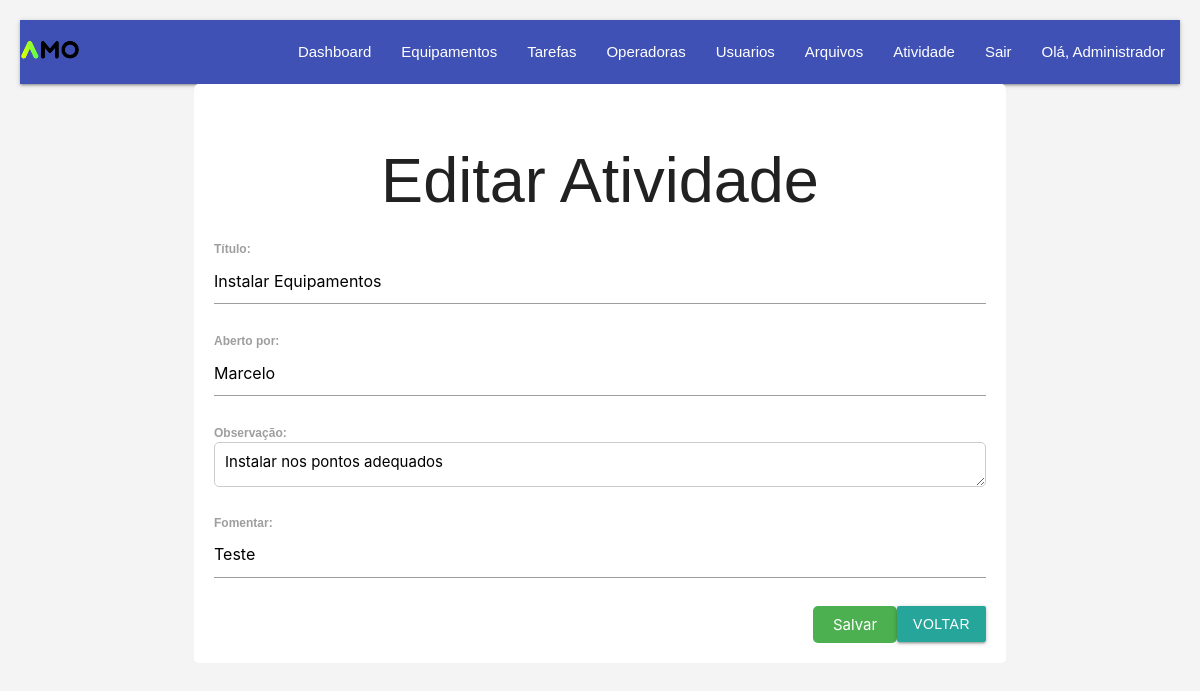
Screenshot of /editar_atividade.php?id=10 (signed in) with the database file from the repository.
### tables this page shows
CREATE TABLE `atividades_arquivadas` (
  `id` int(11) NOT NULL,
  `titulo` varchar(100) NOT NULL,
  `aberto_por` varchar(50) NOT NULL,
  `observacao` text DEFAULT NULL,
  `fomentar` varchar(50) DEFAULT NULL,
  `documentos` text DEFAULT NULL,
  `data_criacao` date NOT NULL,
  `data_encerramento` date DEFAULT NULL,
  `arquivada` tinyint(1) DEFAULT 0
);

### editar_atividade.php (the view, shortened to what this page needs)
<?php
    require_once("db/conexao.php");
    if (isset($_GET['id'])) {
        $id = $_GET['id'];
        $sql = "SELECT * FROM atividades_arquivadas WHERE id = $id";
        $result = mysqli_query($con, $sql);
        $atividade = mysqli_fetch_assoc($result);
    } else {
        echo "ID da atividade não fornecido.";
        exit;
    }
?>
<!DOCTYPE html>
<html lang="pt-BR">
<head>
</head>
<body>
    <?php require_once("header.php"); ?>
    <div class="container">
        <h1>Editar Atividade</h1>
        <form action="editar_atividade.php?id=<?= $id ?>" method="post">
            <div class="form-group">
                <label for="titulo">Título:</label>
                <input type="text" name="titulo" id="titulo" value="<?= $atividade['titulo'] ?>" required>
            </div>
            <div class="form-group">
                <label for="aberto_por">Aberto por:</label>
                <input type="text" name="aberto_por" id="aberto_por" value="<?= $atividade['aberto_por'] ?>" required>
            </div>
            <div class="form-group">
                <label for="observacao">Observação:</label>
                <textarea name="observacao" id="observacao" required><?= $atividade['observacao'] ?></textarea>
            </div>
            <div class="form-group">
                <label for="fomentar">Fomentar:</label>
                <input type="text" name="fomentar" id="fomentar" value="<?= $atividade['fomentar'] ?>" required>
            </div>
            <div class="button-container">
                <button type="submit">Salvar</button>
                <a href="atividades_arquivadas.php" class="btn waves-effect waves-light">Voltar</a>
            </div>
        </form>
    </div>
</body>
</html>

### editar_atividade.php (style rules this page uses)
body { font-family: Arial, sans-serif; background-color: #f4f4f4; padding: 20px; }
.container { max-width: 800px; margin: 0 auto; background-color: #fff; border-radius: 5px; padding: 20px; }
h1 { text-align: center; margin-top: 0; }
form { margin-top: 20px; }
.form-group { margin-bottom: 20px; }
.form-group label { display: block; font-weight: bold; }
.form-group input[type="text"], .form-group textarea { width: 100%; padding: 10px; border-radius: 5px; border: 1px solid #ccc; }
.button-container { display: flex; justify-content: flex-end; }
.button-container button { padding: 10px 20px; margin-left: 10px; background-color: #4caf50; color: #fff; border: none; border-radius: 5px; cursor: pointer; transition: background-color 0.3s; }

### rows the page displays
atividades_arquivadas: titulo "Instalar Equipamentos", aberto_por "Marcelo", observacao "Instalar nos pontos adequados", fomentar "Teste"

### other values shown
$_SESSION['nome'] "Administrador"
